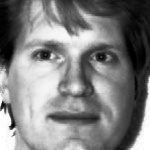
#> input picture Database/databaseEqualised/subject01-centerlight.jpg, 150 x 150 px, found by its file name
$ python CompareHistograms.py
#> lines starting #> are read from the running program, lines starting #| are printed output that depends on the picture
import cv2 as cv
import matplotlib.pyplot as plt
import numpy as np
import pandas as pd
import seaborn as sns

image_path = 'databaseCroped/subject01-centerlight.jpg'

img = cv.imread(image_path, 0)
#> img is the input picture: shape (150, 150); min 0, max 255, mean 128.3
imgEqualised = cv.equalizeHist(img)

fig = plt.figure(dpi=150)
fig.suptitle('Comparação', fontsize=12)

ax1 = fig.add_axes([0.10, 0.60, 0.25, 0.25])
ax1.set_axis_off()
ax1.imshow(img, 'gray')
ax1.set_title('(a)', x=-0.2, y=0.4)

ax2 = fig.add_axes([0.10, 0.2, 0.25, 0.25])
ax2.set_axis_off()
ax2.imshow(imgEqualised, 'gray')
ax2.set_title('(b)', x=-0.2, y=0.4)

ax3 = fig.add_axes([0.4, 0.60, 0.5, 0.25])
dataLine = np.reshape(img, img.size)
ser1 = pd.Series(dataLine)
hist_img_orig = sns.distplot(ser1, 25, kde=False)
ax3.set_xlim((0, 255))
ax3.set_title('Histograma da imagem original', fontsize='10')

ax4 = fig.add_axes([0.4, 0.2, 0.5, 0.25])
dataLine2 = np.reshape(imgEqualised, imgEqualised.size)
ser2 = pd.Series(dataLine2)
hist_img_eq = sns.distplot(ser2, 25, kde=False)
ax4.set_xlim((0, 255))
ax4.set_title('Histograma da imagem equalizada', fontsize='10')
plt.show()
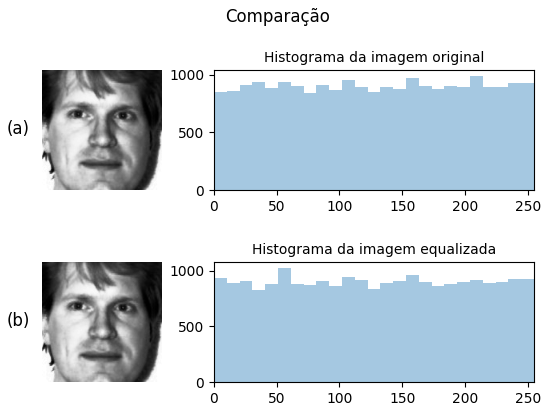
#> figure drawn by matplotlib, 4 panels; panel 3: tallest bar 990 high, from x = 204 to 214.2; panel 4: tallest bar 1025 high, from x = 51 to 61.2

$ run again, with Database/databaseEqualised/subject03-centerlight.jpg copied over Database/databaseEqualised/subject01-centerlight.jpg
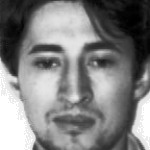
#> input picture Database/databaseEqualised/subject03-centerlight.jpg, 150 x 150 px, found by its file name
#> img is the input picture: shape (150, 150); min 0, max 255, mean 128.9
#> `plt.show()`:
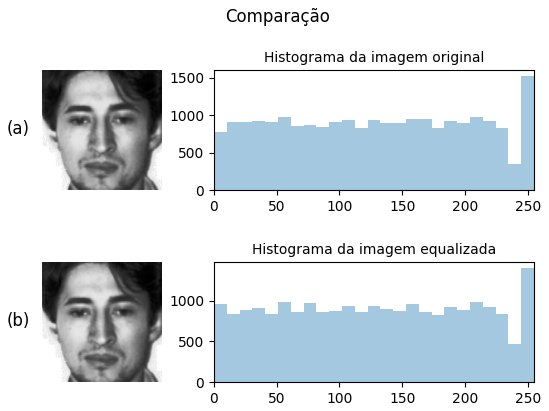
#> figure drawn by matplotlib, 4 panels; panel 3: tallest bar 1528 high, from x = 244.8 to 255; panel 4: tallest bar 1403 high, from x = 244.8 to 255

$ run again, with Database/databaseEqualised/subject04-centerlight.jpg copied over Database/databaseEqualised/subject01-centerlight.jpg
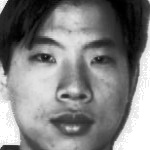
#> input picture Database/databaseEqualised/subject04-centerlight.jpg, 150 x 150 px, found by its file name
#> img is the input picture: shape (150, 150); min 0, max 255, mean 128.8
#> `plt.show()`:
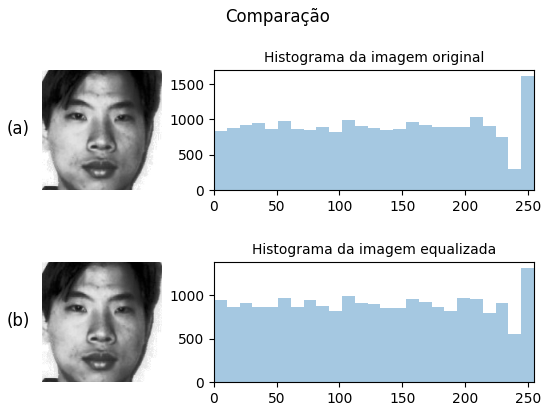
#> figure drawn by matplotlib, 4 panels; panel 3: tallest bar 1618 high, from x = 244.8 to 255; panel 4: tallest bar 1318 high, from x = 244.8 to 255

$ run again, with Database/databaseEqualised/subject06-centerlight.jpg copied over Database/databaseEqualised/subject01-centerlight.jpg
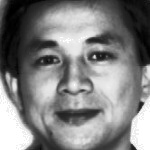
#> input picture Database/databaseEqualised/subject06-centerlight.jpg, 150 x 150 px, found by its file name
#> img is the input picture: shape (150, 150); min 0, max 255, mean 128.6
#> `plt.show()`:
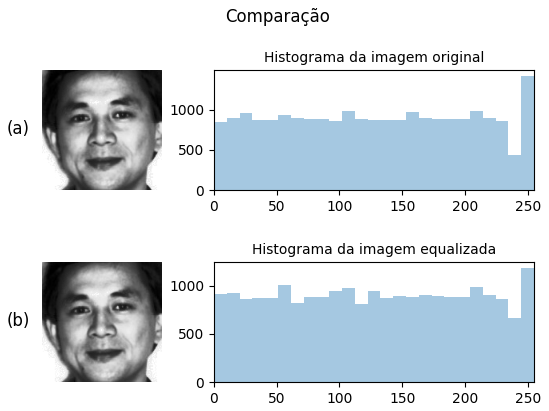
#> figure drawn by matplotlib, 4 panels; panel 3: tallest bar 1422 high, from x = 244.8 to 255; panel 4: tallest bar 1186 high, from x = 244.8 to 255
